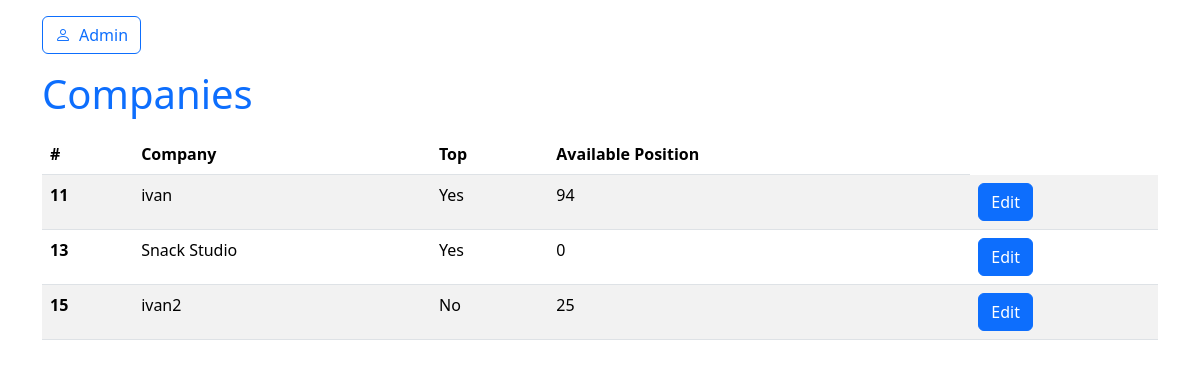
The app's page /admin/companies/index.php (signed in), older data.
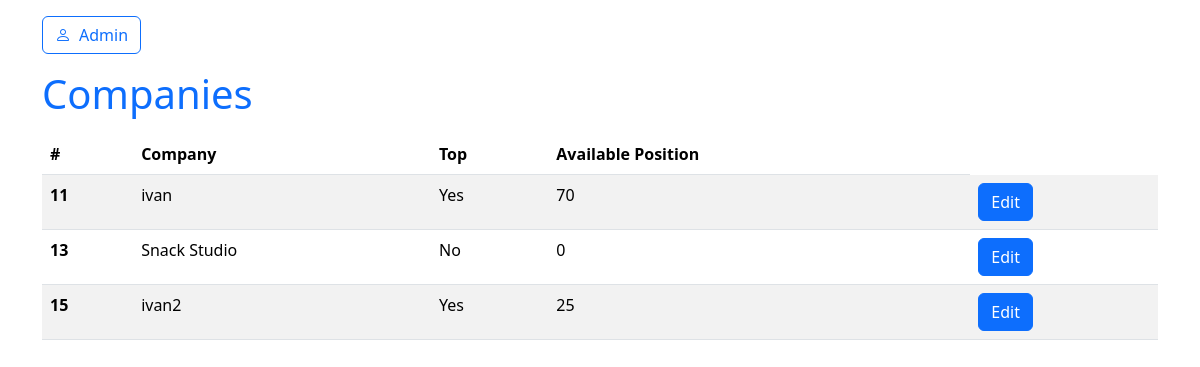
The same page, newer data.
### tables this page shows
CREATE TABLE `companies` (
  `id` int NOT NULL,
  `company` varchar(255) NOT NULL,
  `email` varchar(255) NOT NULL,
  `password` varchar(255) NOT NULL,
  `available_position` int NOT NULL DEFAULT '0',
  `image` varchar(255) DEFAULT NULL,
  `is_admin` tinyint(1) NOT NULL DEFAULT '0',
  `is_top` tinyint(1) NOT NULL DEFAULT '0'
);

### admin/companies/index.php (the view, shortened to what this page needs)
<?php
require $_SERVER['DOCUMENT_ROOT'] . '/check_admin.php';
$companies = $pdo->query("SELECT
    companies.*,
    SUM(jobs.available_position) AS total_positions
FROM companies
LEFT JOIN jobs ON companies.id = jobs.company_id
GROUP BY companies.id, companies.company")->fetchAll();
include $_SERVER['DOCUMENT_ROOT'] . '/layouts/header_bootstrap.php';
?>
<div class="container mt-3">
    <a href="/admin/" class="btn btn-outline-primary"><i class="bi bi-person me-2"></i>Admin</a>
    <h1 class="text-primary mt-3">Companies</h1>
    <table class="table table-striped mt-3">
        <thead>
        <tr>
            <th scope="col">#</th>
            <th scope="col">Company</th>
            <th scope="col">Top</th>
            <th scope="col">Available Position</th>
        </tr>
        </thead>
        <tbody>
        <?php foreach ($companies as $company): ?>
            <tr>
                <th scope="row"><?= $company['id'] ?></th>
                <td><?= $company['company'] ?></td>
                <td><?= $company['is_top'] ? 'Yes' : 'No' ?></td>
                <td><?= $company['total_positions'] ?? '0' ?></td>
                <td><a href="/admin/companies/edit.php?id=<?= $company['id'] ?>" class="btn btn-primary">Edit</a></td>
            </tr>
        <?php endforeach; ?>
        </tbody>
    </table>
</div>
<?php
include $_SERVER['DOCUMENT_ROOT'] . '/layouts/footer_bootstrap.php';
?>

Row changes from the older to the newer data that the page shows:
computed for companies "ivan": total_positions "94" → "70"
changed companies "Snack Studio": is_top "Yes" → "No"
changed companies "ivan2": is_top "No" → "Yes"
